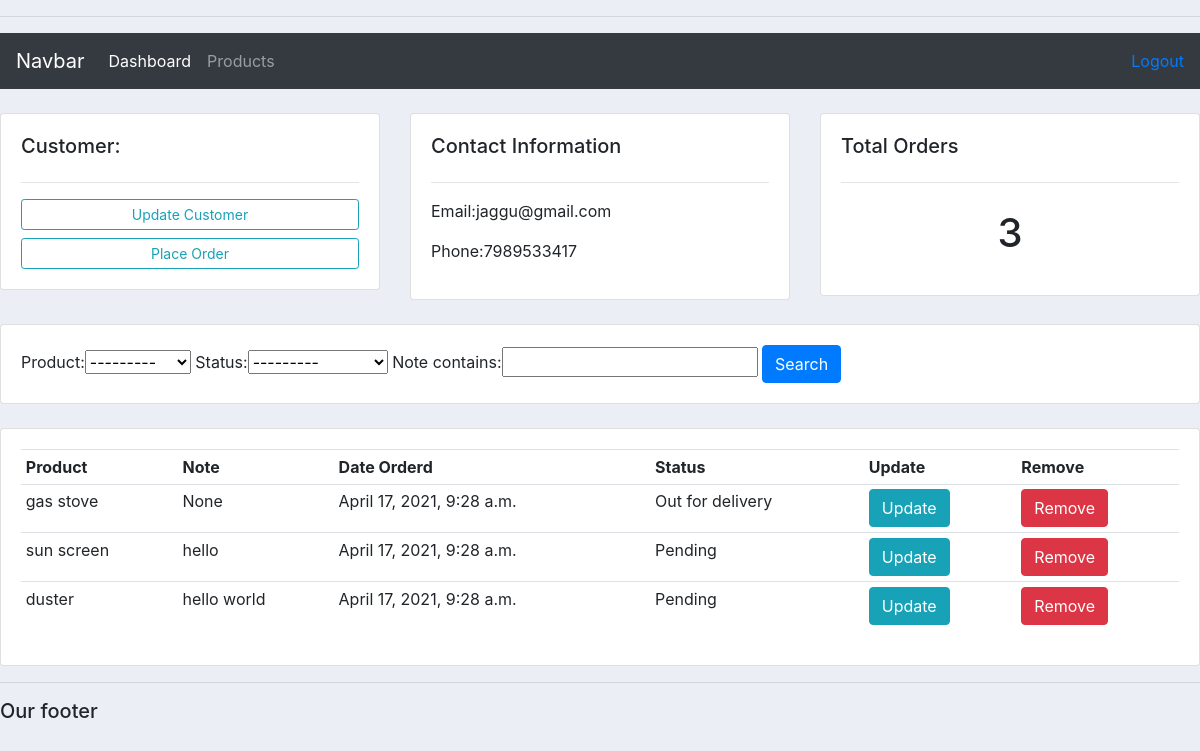
The app's page /customer/1/ (signed in) with its own data.
### accounts/models.py (models this page shows, shortened)
class Customer(models.Model):
    user = models.OneToOneField(User, null=True,on_delete=models.CASCADE)
    name = models.CharField(max_length=200, null=True)
    phone = models.CharField(max_length=200, null=True)
    email = models.CharField(max_length=200, null=True)
    date_created = models.DateTimeField(auto_now_add=True, null=True)

class Order(models.Model):
    STATUS = (
			('Pending', 'Pending'),
			('Out for delivery', 'Out for delivery'),
			('Delivered', 'Delivered'),
			)
    customer = models.ForeignKey(Customer,null=True,on_delete= models.SET_NULL)
    product = models.ForeignKey(Product,null=True,on_delete= models.SET_NULL)
    status = models.CharField(max_length=200, null=True, choices=STATUS)
    date_created = models.DateTimeField(auto_now_add=True, null=True)
    note =  models.CharField(max_length=1000, null=True)

class Product(models.Model):
    CATEGORY =(
            ('Indoor','Indoor'),
            ('Out door', 'Out door')
            )
    name = models.CharField(max_length=200, null=True)
    price = models.FloatField(null=True)
    category = models.CharField(max_length=200, null=True, choices=CATEGORY)
    description = models.CharField(max_length=200, null=True)
    date_created = models.DateTimeField(auto_now_add=True, null=True)
    tags = models.ManyToManyField(Tag)
    def __str__(self):
        return self.name

### accounts/decorators.py (the view)
        def wrapper_func(request, *args, **kwargs):
            group = None
            if request.user.groups.exists():
                group = request.user.groups.all()[0].name
            if group in allowed_roles:
                return view_func(request, *args, **kwargs)
            else:
                return HttpResponse('You are not authorized to view this page')

### accounts/views.py (called while the page is built)
@login_required(login_url='login')
@allowed_users(allowed_roles=['admin'])
def customer(request,pk_test):
    customer = Customer.objects.get(id=pk_test)
    orders = customer.order_set.all()
    order_count = orders.count()
    myFilter = OrderFilter(request.GET, queryset=orders)
    orders = myFilter.qs
    context = {'customer':customer,'orders':orders,'order_count':order_count,'myFilter':myFilter}
    return render(request,'accounts/customer.html',context)

### accounts/templates/accounts/customer.html
{%  extends 'accounts/main.html' %}
{% block content %}
	<br>
<div class="row">
	<div class="col-md">
		<div class="card card-body">
			<h5>Customer:</h5>
			<hr>
			<a class="btn btn-outline-info  btn-sm btn-block" href="">Update Customer</a>
			<a class="btn btn-outline-info  btn-sm btn-block" href="{% url 'create_order' customer.id %} ">Place Order</a>
		</div>
	</div>
	<div class="col-md">
		<div class="card card-body">
			<h5>Contact Information</h5>
			<hr>
			<p>Email:{{customer.email}} </p>
			<p>Phone:{{customer.phone}} </p>
		</div>
	</div>
	<div class="col-md">
		<div class="card card-body">
			<h5>Total Orders</h5>
            <hr>
            <h1 style="text-align: center;padding: 10px">{{order_count}}</h1>
		</div>
	</div>
</div>
<br>
<div class="row">
	<div class="col">
		<div class="card card-body">
			<form method="get">
				{{myFilter.form}}
		    <button class="btn btn-primary" type="submit">Search</button>
		  </form>
		</div>
	</div>
</div>
<br>
<div class="row">
	<div class="col-md">
		<div class="card card-body">
			<table class="table table-sm">
				<tr>
					<th>Product</th>
					<th>Note</th>
					<th>Date Orderd</th>
					<th>Status</th>
					<th>Update</th>
					<th>Remove</th>
				</tr>
				{% for order in orders %}
				<tr>
					<td>{{order.product}}</td>
					<td>{{order.note}}</td>
					<td>{{order.date_created}}</td>
					<td>{{order.status}}</td>
					<td><a class="btn btn-sn btn-info" href="{% url 'update_order' order.id %}">Update</a></td>
					<td><a class="btn btn-sn btn-danger" href="{% url 'delete_order' order.id %}">Remove</a></td>
				</tr>
				{% endfor %}
			</table>
		</div>
	</div>
</div>
{% endblock %}

### static/css/main.css (style rules this page uses)
body { background-color: #ebeff5; }

### records on screen
Customer: email "jaggu@gmail.com", phone "7989533417"
Order: product "gas stove", note "None", date_created "April 17, 2021, 9:28 a.m.", status "Out for delivery"
Order: product "sun screen", note "hello", date_created "April 17, 2021, 9:28 a.m.", status "Pending"
Order: product "duster", note "hello world", date_created "April 17, 2021, 9:28 a.m.", status "Pending"

### other values on screen
{{ order_count }} "3"
